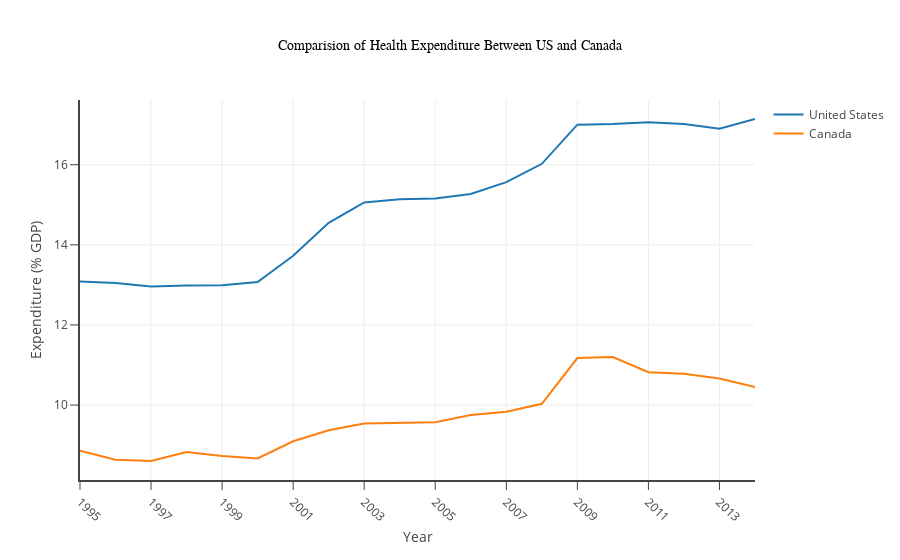

The notebook cell this image was saved under:
### Code cell
dt_us_na = Scatter(x=df_na.Year, y=df_na['United States'], name="United States")
dt_ot_na = Scatter(x=df_na.Year, y=df_na['Canada'] , name="Canada" )


data = [dt_us_na, dt_ot_na]
layout = dict(title="Comparision of Health Expenditure Between US and Canada", titlefont=dict(size =14, color='black', family='Arial, sans-serif'),
              yaxis=dict(title='Expenditure (% GDP)', showline=True,ticklen=8,tick0=6, dtick=2,linewidth=2),
              xaxis=dict(title='Year', tick0=1995, dtick=2, tickangle=45, showline=True,ticklen=8,linewidth=2)
              #,legend=dict(x=-0.1, y=1)
             )
fig = dict(data=data, layout=layout)
iplot(fig, filename='hecpus_plotly.png')

### Figure 1 — Plotly figure (JSON) as saved in the notebook; plotly's stock layout.template omitted (floating-point values rounded to 4 significant figures)
{"data": [{"name": "United States", "type": "scatter", "x": [1995, 1996, 1997, 1998, 1999, 2000, 2001, 2002, 2003, 2004, 2005, 2006, 2007, 2008, 2009, 2010, 2011, 2012, 2013, 2014], "y": [13.09, 13.04, 12.96, 12.99, 12.99, 13.07, 13.73, 14.55, 15.06, 15.14, 15.15, 15.27, 15.57, 16.02, 17.0, 17.02, 17.06, 17.02, 16.9, 17.14]}, {"name": "Canada", "type": "scatter", "x": [1995, 1996, 1997, 1998, 1999, 2000, 2001, 2002, 2003, 2004, 2005, 2006, 2007, 2008, 2009, 2010, 2011, 2012, 2013, 2014], "y": [8.861, 8.637, 8.604, 8.827, 8.73, 8.669, 9.096, 9.37, 9.54, 9.556, 9.573, 9.751, 9.835, 10.03, 11.17, 11.2, 10.82, 10.78, 10.67, 10.45]}], "layout": {"title": "Comparision of Health Expenditure Between US and Canada", "titlefont": {"color": "black", "family": "Arial, sans-serif", "size": 14}, "xaxis": {"dtick": 2, "linewidth": 2, "showline": true, "tick0": 1995, "tickangle": 45, "ticklen": 8, "title": "Year"}, "yaxis": {"dtick": 2, "linewidth": 2, "showline": true, "tick0": 6, "ticklen": 8, "title": "Expenditure (% GDP)"}}}
